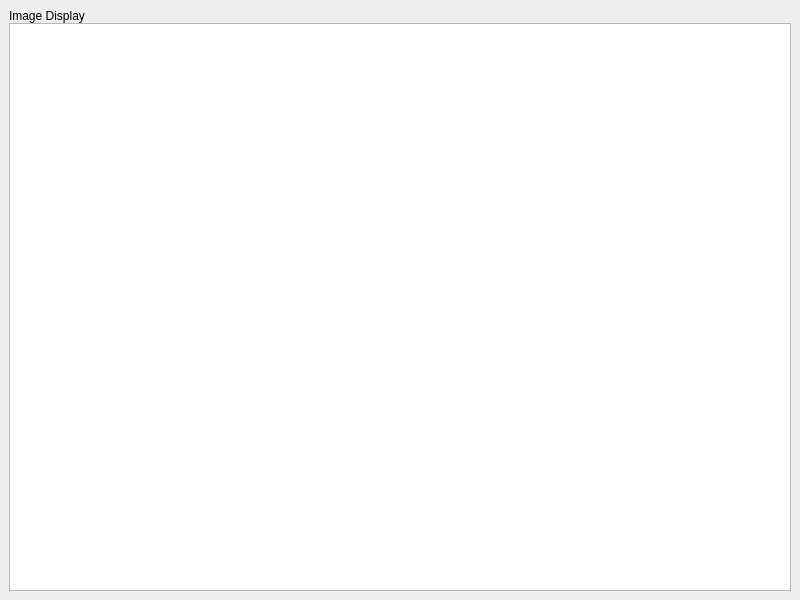
<?xml version="1.0" encoding="UTF-8"?>
<ui version="4.0">
 <class>PostPageWindow</class>
 <widget class="QMainWindow" name="PostPageWindow">
  <property name="geometry">
   <rect>
    <x>0</x>
    <y>0</y>
    <width>800</width>
    <height>600</height>
   </rect>
  </property>
   <property name="windowTitle">
    <string>Home</string>
   </property>
  <widget class="QWidget" name="centralWidget">
   <layout class="QVBoxLayout" name="verticalLayout">
    <item>
     <widget class="QLabel" name="imageLabel">
      <property name="maximumSize">
       <size>
        <width>80</width>
        <height>50</height>
       </size>
      </property>
      <property name="scaledContents">
       <bool>true</bool>
      </property>
      <property name="text">
       <string>Image Display</string>
      </property>
     </widget>
    </item>
    <property name="spacing">
        <number>0</number> <!-- Set spacing to 0 -->
       </property>
    <item>
     <widget class="QTextEdit" name="captionTextEdit">
      <property name="maximumHeight">
       <number>40</number>
      </property>
     </widget>
    </item>
   </layout>
  </widget>
 </widget>
 <resources/>
 <connections/>
</ui>
